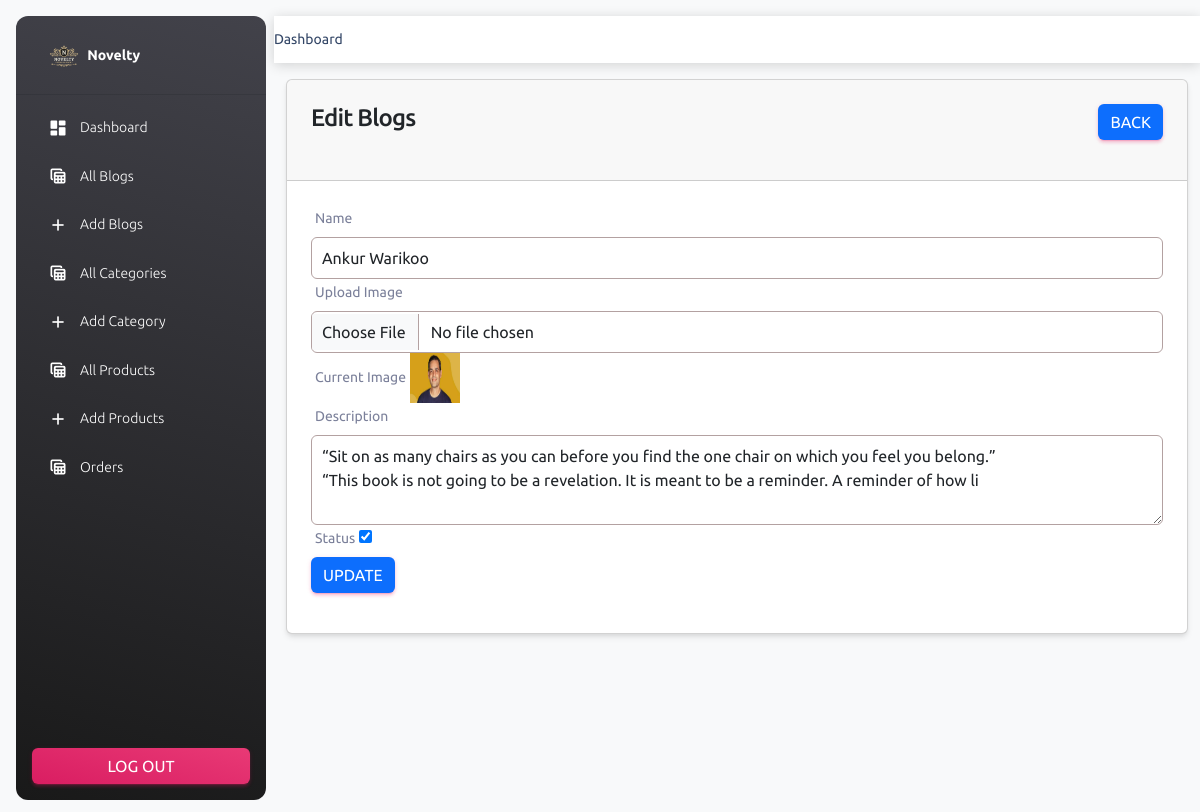
The page /Dashboard/main/edit-blogs.php?id=8 (signed in) on the database its author committed.
### tables this page shows
CREATE TABLE `blogs` (
  `id` int(11) NOT NULL,
  `name` varchar(191) NOT NULL,
  `description` varchar(191) NOT NULL,
  `status` tinyint(4) NOT NULL,
  `image` varchar(191) NOT NULL,
  `created_at` timestamp NOT NULL DEFAULT current_timestamp()
);

### Login/functions/myfunctions.php (called while the page is built, shortened)
<?php
require '../../Dashboard/configer/dbcon.php';
function getByID($table, $id)
{
    global $con;
    $query = "SELECT * FROM $table WHERE id='$id'";
    return $query_run = mysqli_query($con, $query);
}
?>

### Dashboard/main/edit-blogs.php (the view, shortened to what this page needs)
<?php
include('header.php');
?>
<div class="container">
    <div class="row">
        <div class="col-md-12">
            <?php
            if(isset($_GET['id']))
            {
                $id = $_GET['id'];
                $blog = getByID("blogs", $id);
                if(mysqli_num_rows($blog) > 0)
                {
                    $data = mysqli_fetch_array($blog);
                ?>
                <div class="card">
                    <div class="card-header">
                        <h4>Edit Blogs
                            <a href="./blogs.php" class="btn btn-primary float-end">Back</a>
                        </h4>
                    </div>
                    <div class="card-body">
                        <form action="./code.php" method="POST" enctype="multipart/form-data">
                          <div class="row">
                            <div class="col-md-12">
                                <label for="">Name</label>
                                <input type="text" name="name" value="<?= $data['name'] ?>" class="form-control">
                            </div>
                            <div class="col-md-12">
                                <label for="">Upload Image</label>
                                <input type="file" name="image"  class="form-control">
                                <label for="">Current Image</label>
                                <img src="./uploads/<?= $data['image'] ?>" height="50px" width="50px" alt="">
                            </div>
                            <div class="col-md-12">
                                <label for="">Description</label>
                                <textarea rows="3" name="description"  class="form-control"><?= $data['description'] ?></textarea>
                            </div>
                            <div class="col-md-6">
                                <label for="">Status</label>
                                <input type="checkbox" <?= $data['status'] ? "" : "checked" ?> name="status">
                            </div>
                            <div class="col-md-12">
                                <button type="submit" class="btn btn-primary" name="update_blog_btn">Update</button>
                            </div>
                         </div>
                       </form>
                    </div>
                </div>
                </div>
                <?php
                }
                else
                {
                    echo "blog not found";
                }
            }
            else
            {
                echo "ID Miss Cha Hai URL Bata!!";
            }
            ?>
    </div>
</div>
<?php include('footer.php');?>

### Dashboard/main/assets/css/style.css (style rules this page uses)
* { font-family: "Ubuntu", sans-serif; margin: 0; padding: 0; box-sizing: border-box; }
:root { --blue: #2a2185; --white: #fff; --gray: #f5f5f5; --black1: #222; --black2: #999; }
body { min-height: 100vh; overflow-x: hidden; }
.container { position: relative; width: 100%; }

### Dashboard/main/header.php (style rules this page uses)
.form-control { border: 1px solid #b3a1a1 !important; padding: 8px 10px; }

### rows shown on the page
blogs: name "Ankur Warikoo", image (picture), description "“Sit on as many chairs as you can before you find the one chair on which you feel you belong.” “This book is not going to be a revelation. It is meant to be a reminder. A reminder of how li", status "☑"
